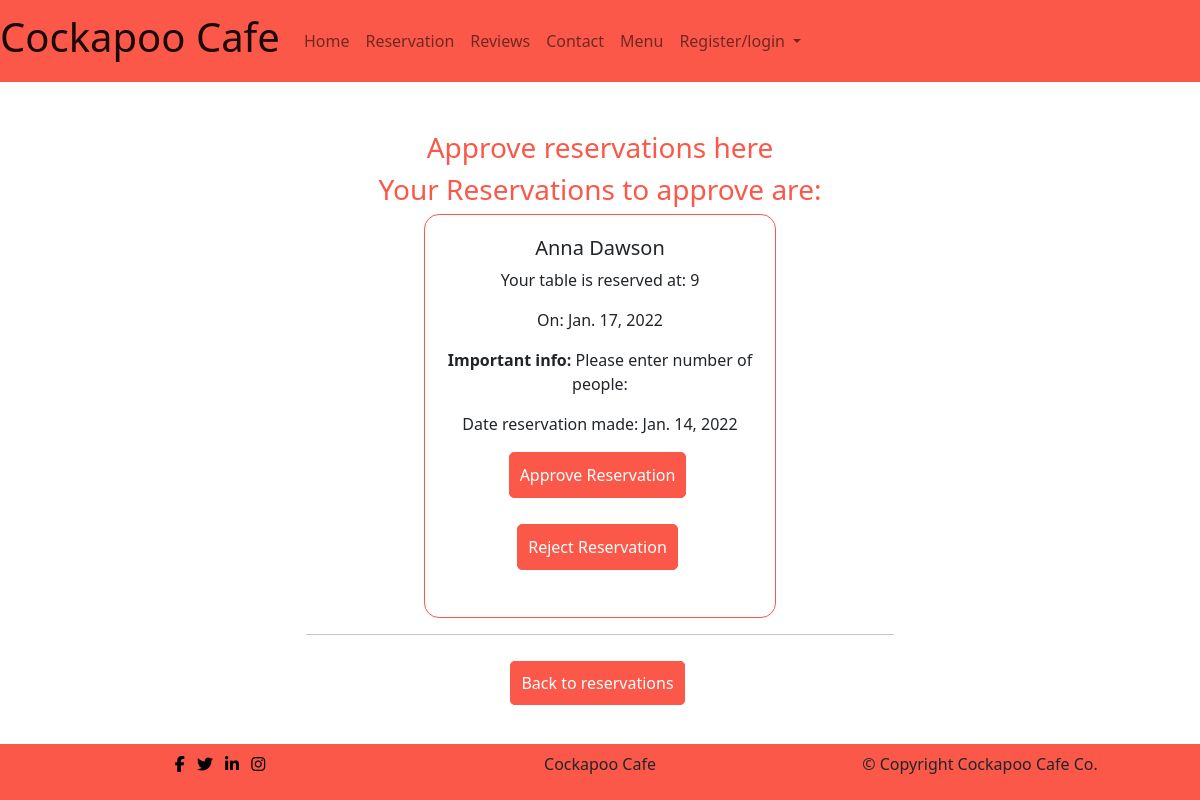
The page /reservation/approve_reservation/ on the database as committed earlier.
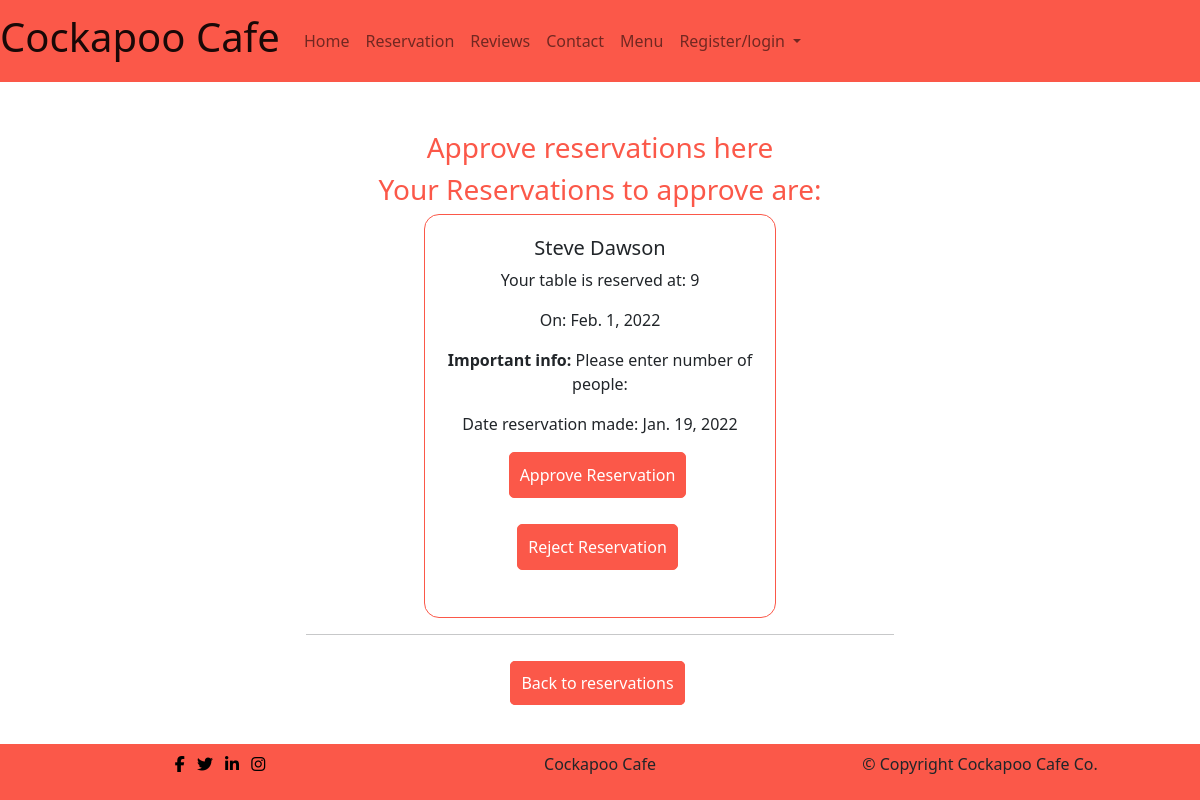
The same page on the database as committed later.
### reservation/models.py (models this page shows, shortened)
class Reservation(models.Model):
    first_name = models.CharField(max_length=100, unique=False)
    last_name = models.CharField(max_length=100, unique=False)
    email = models.EmailField(max_length=100, unique=False)
    phone = models.CharField(validators=[Phone_Regex], max_length=60,
                             null=True, blank=True)
    time = models.CharField(max_length=100, choices=Reservation_Choices,
                            default='9')
    datetime = models.DateField(auto_now_add=False, null=True, blank=False)
    information = models.TextField(blank=False,
                                   default='Please enter number of people:')
    sent_date = models.DateField(auto_now_add=True)
    accepted = models.BooleanField(default=False)
    rejected = models.BooleanField(default=False)
    accepted_date = models.DateTimeField(auto_now=True, null=True)
    user = models.ForeignKey(User, blank=True, null=True,
                             on_delete=models.CASCADE)
    class Meta:
        constraints = [
            models.CheckConstraint(
                check=Q(datetime__lte=F('datetime.now().date()')),
                name='start_before_end')
        ]

### reservation/views.py (the view)
# urls.py: path('approve_reservation/', views.ReservationApproveListView.as_view(),
class ReservationApproveListView(ListView):
    model = Reservation
    queryset = Reservation.objects.filter(
        Q(accepted=False) & Q(rejected=False))
    template_name = 'reservation/approve-reservation.html'

### reservation/templates/reservation/approve-reservation.html (shortened to what this page needs)
{% extends 'base.html' %}
{% load static %}
{% block content %}
    <div class=" container no-reservation-text">
        <h3>Approve reservations here</h3>
        <h3>Your Reservations to approve are:</h3>
    </div>
    {% for res in object_list %}
            <div class="row row-cols-1 row-cols-md-2 g-4 justify-content-center made-reservation">
                <div class="col">
                    <div class="card">
                        <div class="card-body text-center">
                            <h5 class="card-title">{{ res.first_name }} {{ res.last_name }}</h5>
                            <p class="card-text">Your table is reserved at: {{ res.time }}</p>
                            <p class="card-text"> On: {{ res.datetime }}</p>
                            <p class="card-text"><strong>Important info:</strong> {{ res.information }}</p>
                            <p class="card-text">Date reservation made: {{ res.sent_date }}</p>
                            <p class="inline-flex"><a href="{% url 'approved_revservation' res.id %}" class="menu-btn">Approve Reservation</a></p>
                            <p class="inline-flex"><a href="{% url 'reject_revservation' res.id %}" class="menu-btn">Reject Reservation</a></p>
                        </div>
                    </div>
                    <hr>
                </div>
            </div>
    {% endfor %}
    <p id="make-reservation-btn"><a class="menu-btn" href="{% url 'reservation' %}">Back to reservations</a></p>
{% endblock %}

### templates/base.html (shortened to what this page needs)
{% load static %}
<!DOCTYPE html>
<html class="h-100" lang="en">
<head>
    <link href="https://cdn.jsdelivr.net/npm/bootstrap@5.1.3/dist/css/bootstrap.min.css" rel="stylesheet">
    <link href="{% static 'css/style.css' %}" rel="stylesheet">
</head>
<body>
    <nav class="navbar navbar-expand-lg navbar-light nav-bg-col sticky">
        <div class="container-fluid">
          <a class="navbar-brand" href="/"><h1>Cockapoo Cafe</h1></a>
          <div class="collapse navbar-collapse" id="navbarSupportedContent">
            <ul class="navbar-nav me-auto mb-2 mb-lg-0">
              {% with url_name=request.resolver_match.url_name %}
                <li class="nav-item">
                  <a class="nav-link {% if url_name == 'home' %}active{% endif %}" href="{% url 'home' %}">Home</a>
                </li>
                {% if user.is_authenticated %}
                <li class="nav-item">
                  <a class="nav-link {% if url_name == 'reservation' %}active{% endif %}" href="{% url 'reservation' %}">Reservation</a>
                </li>
                {% else %}
                <li>
                  <a class="nav-link {% if url_name == 'account_signup' %}active{% endif %}" href="{% url 'account_signup' %}">Reservation</a>
                </li>
                {% endif %}
                <li class="nav-item">
                  <a class="nav-link {% if url_name == 'review' %}active{% endif %}" href="{% url 'review' %}">Reviews</a>
                </li>
                <li class="nav-item">
                  <a class="nav-link {% if url_name == 'contact' %}active{% endif %}" href="{% url 'contact' %}">Contact</a>
                </li>
                <li class="nav-item">
                  <a class="nav-link {% if url_name == 'menu' %}active{% endif %}" href="{% url 'menu' %}">Menu</a>
                </li>
                {% if user.is_authenticated %}
                <li class="nav-item">
                  <a class="nav-link {% if url_name == 'account_logout' %}active{% endif %}" href="{% url 'account_logout' %}">Logout</a>
                </li>
                {% else %}
                <li class="nav-item dropdown">
                  <a class="nav-link dropdown-toggle" href="#" id="navbarDropdown" role="button" data-bs-toggle="dropdown" aria-expanded="false">
                    Register/login
                  </a>
                </li>
                {% endif %}
              {% endwith %}
          </div>
        </div>
      </nav>
    <div class="">
      {% block content %}
      {% endblock %}
    </div>
    <footer>
      <div class="container">
        <div class="row">
          <div class="col-sm socials">
            <ul>
              <li class="list-inline-item"><a href="https://facebook.com" target="_blank" rel="noopener" aria-label="visit us on Facebook (opens a new tab)"><i class="fa fa-facebook"></i></a></li>
              <li class="list-inline-item"><a href="https://twitter.com" target="_blank" rel="noopener" aria-label="visit us on Twitter (opens a new tab)"><i class="fa fa-twitter"></i></a></li>
              <li class="list-inline-item"><a href="https://www.linkedin.com" target="_blank" rel="noopener" aria-label="visit us on LinkedIn (opens a new tab)"><i class="fa fa-linkedin"></i></a></li>
              <li class="list-inline-item"><a href="https://instagram.com" target="_blank" rel="noopener" aria-label="visit us on Instagram (opens a new tab)"><i class="fa fa-instagram"></i></a></li>
            </ul>
          </div>
          <div class="col-sm">
            <p>Cockapoo Cafe</p>
          </div>
          <div class="col-sm">
            <p>© Copyright Cockapoo Cafe Co.</p>
          </div>
        </div>
      </div>
    </footer>
</body>
</html>

### static/css/style.css (style rules this page uses)
body { min-height: 100vh; display: flex; flex-direction: column; }
.container-fluid { padding-left: 0; padding-right: 0; }
.nav-bg-col { background-color: #fb5849; }
footer { background-color: #fb5849; margin-top: auto; text-align: center; padding-top: .5rem; padding-bottom: .5rem; display: inline-flex; }
nav { margin-bottom: 20px; }
.sticky { position: sticky; top: 0px; z-index: 100; }
ul { padding: 0; }
.socials i { color: black; }
.menu-btn { background-color: #fb5849; color: #fff; border: 1px solid #fb5849; padding: 10px; border-radius: 5px; margin-bottom: 10px; margin-right: 5px; text-decoration: none; }
.inline-flex { display: inline-flex; }
div.card { width: 60%; margin: 0 auto; margin-bottom: 10px;; }
.card { border: 1px solid #fb5849; border-radius: 15px; padding: 5px; }
h3 { color: #fb5849; text-align: center; }
#make-reservation-btn { text-align: center; margin: 20px auto; }
.no-reservation-text { text-align: center; }

Rows that differ between the two databases and show on the page:
no longer on this page (row edited): Reservation: first_name "Anna", last_name "Dawson", time "9", datetime "Jan. 17, 2022", information "Please enter number of people:", sent_date "Jan. 14, 2022"
added Reservation: first_name "Steve", last_name "Dawson", time "9", datetime "Feb. 1, 2022", information "Please enter number of people:", sent_date "Jan. 19, 2022"
